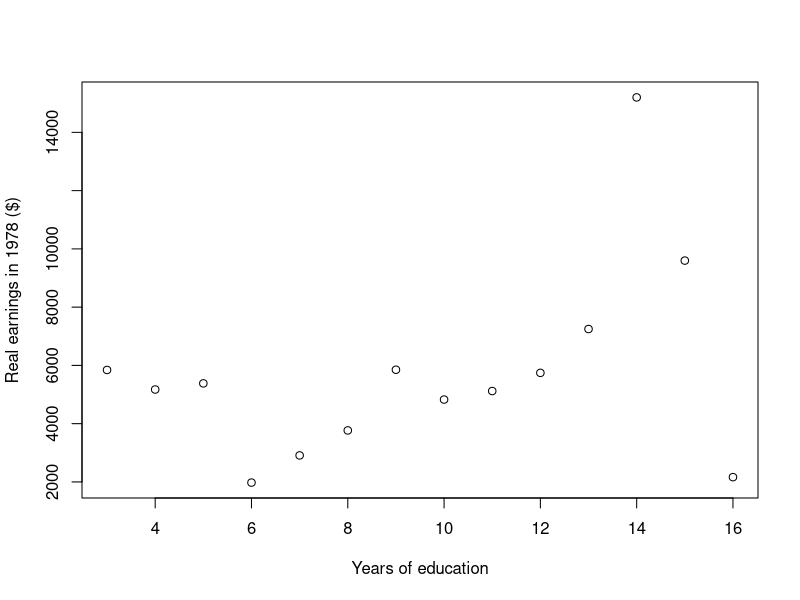
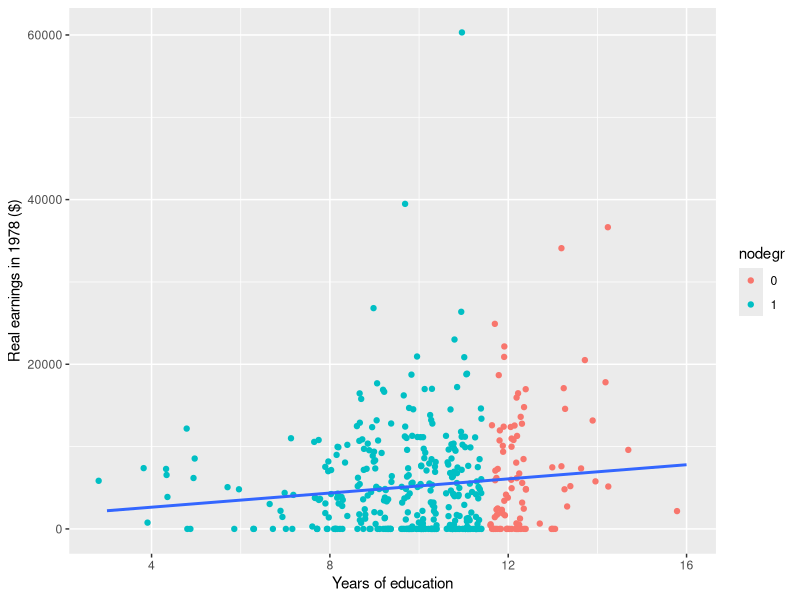

R code for these plots, in order:
## ---- chunk 1
# Where are your packages stored? 
.libPaths()
## ---- chunk 2
# Which exact packages are used?
sessionInfo()
## ---- chunk 3

# Assign an object to the name foo

foo <- rnorm(100)

# See which objects are in my environment

ls()

## ---- chunk 4

library(readr)

# Load data from local csv file

lalonde <- read_csv("lalonde.csv")

## ---- chunk 5

# Because I used readr::read_csv this is a tbl_df object
lalonde
## ---- chunk 6

library(dplyr)

# A quicker way using the pipe (%>%)

lalonde <- lalonde %>%
  # Use the lalonde dataset
  mutate_each(
    # Apply the following listed functions to...
    funs = funs(factor),
    # The following factors...
    black, hisp, married, nodegr, treat
    )

## ---- chunk 7

levels(lalonde$black)

lalonde

## ---- chunk 8

rnorm(10, mean = 10)

# The pipe passes output from one function to another
rnorm(10, mean = 10) %>% mean %>% round(2)

# In old money, this is:
round(mean(rnorm(10, mean = 10)), 2)

## ---- chunk 9

re78_agg <- lalonde %>%
  # Equivalent to GROUP BY in sql
  group_by(educ) %>%
  # equivalent to AVG(re78) in sql
  summarise(
    re78 = mean(re78)
  )

re78_agg

## ---- chunk 10

# Regression real earnings in 1978 against years of education

re78_model <- lm(re78 ~ educ, data = lalonde)

# Get coefficients

re78_model

## ---- chunk 11

attributes(re78_model)

# Can now call these 'slots' with $

re78_model$call

## ---- chunk 12

summary(re78_model)

## ---- chunk 13

plot(
  x = re78_agg$educ,
  y = re78_agg$re78,
  xlab = "Years of education",
  ylab = "Real earnings in 1978 ($)"
)

## ---- chunk 14

library(ggplot2)

lalonde %>%
  # Start with lalonde dataset, pass this to a plot function
  ggplot +
  # Set aesthetic for teh whoel plot
  aes(
    x = educ,
    y = re78
  ) +
  # Add a layer to the plot
  geom_jitter(
    aes(
      col = nodegr)
  ) +
  geom_smooth(
    method ="lm",
    se = FALSE
  ) +
  xlab("Years of education") +
  ylab("Real earnings in 1978 ($)")

